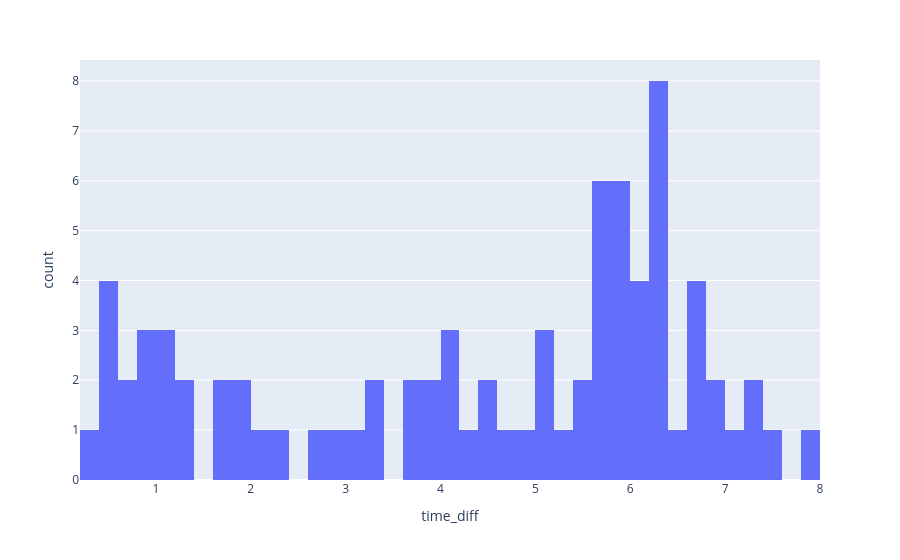

This figure's notebook cell:
### Code cell
df_lactate_6994_raw = df_all.filter(
    (pl.col("Event_Grouper") == 'Lactate')&
	(pl.col("Type") == "Lab Results")
    # (pl.col("EncounterEpicCsn") == 699476058)
).sort(by=['EncounterEpicCsn', 'Event_DateTime']).with_columns(
    pl.col("Event_DateTime").shift(1).over("EncounterEpicCsn").alias("prev_Event_DateTime"),
).with_columns(
    (pl.col("Event_DateTime")-pl.col("prev_Event_DateTime")).dt.total_hours(fractional=True).alias("time_diff")
).select(
    ["EncounterEpicCsn", "Event_DateTime", "Type", "Event_Grouper", "time_diff"]
)

px.histogram(
    data_frame=df_lactate_6994_raw.filter(
        pl.col("Event_DateTime") <= dt.datetime(2024, 5, 15)
	),
    x="time_diff",
    nbins=50
)

### Figure 1 — Plotly figure (JSON) as saved in the notebook; plotly's stock layout.template omitted (floating-point values rounded to 4 significant figures)
{"data": [{"alignmentgroup": "True", "bingroup": "x", "hovertemplate": "time_diff=%{x}<br>count=%{y}<extra></extra>", "legendgroup": "", "marker": {"color": "#636efa", "pattern": {"shape": ""}}, "name": "", "nbinsx": 50, "offsetgroup": "", "orientation": "v", "showlegend": false, "type": "histogram", "x": [null, 1.2, 0.9667, 2.767, 0.9833, 1.717, 0.3833, 0.55, 0.4167, 0.45, 0.7167, 0.6333, 1.35, 1.967, 3.3, 3.217, 3.633, 1.167, 2.333, 1.033, 3.6, 4.05, 5.9, 6.933, 6.167, 5.75, 2.95, 3.1, 3.85, 0.85, 1.833, 4.5, 6.667, 5.933, 6.4, 3.95, 2.067, 5.9, 5.233, 6.217, 0.5667, 1.033, 1.717, 4.233, 5.683, 4, 7.183, 6.217, 6.367, 6.083, 4.067, 5.75, 5.95, 7.983, 6.733, 6.267, 5.05, 6.25, 4.833, 7.283, 5.733, 6.6, 4.567, 6.833, 6.65, 5.567, 4.717, 7.333, 6.017, 5.95, 5.133, 6.033, 5.883, 5.483, 5.783, 7.45, 5.05, 5.7, 6.383, 6.217, 6.317], "xaxis": "x", "yaxis": "y"}], "layout": {"barmode": "relative", "legend": {"tracegroupgap": 0}, "margin": {"t": 60}, "xaxis": {"anchor": "y", "domain": [0, 1], "title": {"text": "time_diff"}}, "yaxis": {"anchor": "x", "domain": [0, 1], "title": {"text": "count"}}}}
